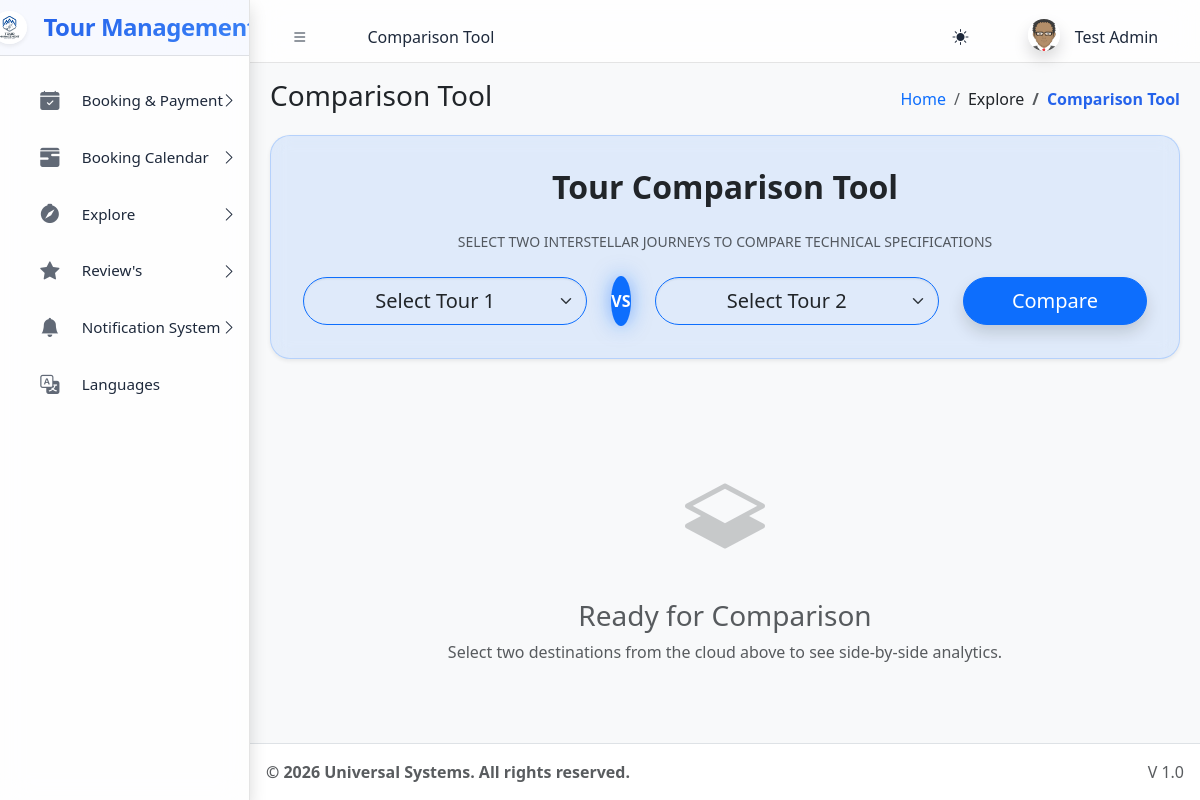
Screenshot of /explore/comparison.php (signed in) with the database file from the repository.
### tables this page shows
CREATE TABLE `sys_pages` (
  `id` int(11) NOT NULL,
  `parent_id` int(11) DEFAULT 0,
  `page_name` varchar(100) NOT NULL,
  `page_url` varchar(255) DEFAULT '#',
  `icon_class` varchar(50) DEFAULT 'bi bi-circle',
  `sort_order` int(11) DEFAULT 0
);

### explore/comparison.php (the view, shortened to what this page needs)
<?php
require_once '../includes/header.php';
$dest1 = null;
$dest2 = null;
?>
<div class="comparison-container">
    <div class="compare-header text-center shadow-sm">
        <h2 class="mb-4 fw-bold">Tour Comparison Tool</h2>
        <p class="text-muted mb-4 text-uppercase small letter-spacing-1">Select two interstellar journeys to compare technical specifications</p>
        <form action="" method="GET" class="selector-box">
            <select name="id1" class="form-select form-select-lg rounded-pill border-primary bg-transparent text-center" style="max-width: 350px;" required>
                <option value="">Select Tour 1</option>
            </select>
            <div class="vs-circle">VS</div>
            <select name="id2" class="form-select form-select-lg rounded-pill border-primary bg-transparent text-center" style="max-width: 350px;" required>
                <option value="">Select Tour 2</option>
            </select>
            <button type="submit" class="btn btn-primary btn-lg rounded-pill px-5 shadow">Compare</button>
        </form>
    </div>
    <?php if ($dest1 && $dest2): ?>
        <div class="comparison-table shadow-lg">
            <table class="table mb-0 w-100">
                <thead>
                    <tr>
                        <th>Specifications</th>
                        <td>
                            <div class="dest-head-card">
                                <img src="<?= htmlspecialchars($dest1['hero_image']) ?>" alt="">
                                <h4 class="fw-bold mb-0 text-primary"><?= htmlspecialchars($dest1['name']) ?></h4>
                                <small class="text-muted"><?= htmlspecialchars($dest1['type']) ?></small>
                            </div>
                        </td>
                        <td>
                            <div class="dest-head-card">
                                <img src="<?= htmlspecialchars($dest2['hero_image']) ?>" alt="">
                                <h4 class="fw-bold mb-0 text-primary"><?= htmlspecialchars($dest2['name']) ?></h4>
                                <small class="text-muted"><?= htmlspecialchars($dest2['type']) ?></small>
                            </div>
                        </td>
                    </tr>
                </thead>
                <tbody>
                    <tr>
                        <th>Category</th>
                        <td><span class="badge bg-secondary"><?= htmlspecialchars($dest1['category']) ?></span></td>
                        <td><span class="badge bg-secondary"><?= htmlspecialchars($dest2['category']) ?></span></td>
                    </tr>
                    <tr>
                        <th>Trip Duration</th>
                        <td class="<?= ($dest1['duration'] != $dest2['duration']) ? 'diff-highlight' : 'val-match' ?>">
                            <?= htmlspecialchars($dest1['duration']) ?>
                        </td>
                        <td class="<?= ($dest1['duration'] != $dest2['duration']) ? 'diff-highlight' : 'val-match' ?>">
                            <?= htmlspecialchars($dest2['duration']) ?>
                        </td>
                    </tr>
                    <tr>
                        <th>Gravity Level</th>
                        <td class="<?= ($dest1['gravity_level'] != $dest2['gravity_level']) ? 'diff-highlight' : 'val-match' ?>">
                            <i class="bi bi-box-arrow-in-down me-2"></i><?= htmlspecialchars($dest1['gravity_level']) ?>
                        </td>
                        <td class="<?= ($dest1['gravity_level'] != $dest2['gravity_level']) ? 'diff-highlight' : 'val-match' ?>">
                            <i class="bi bi-box-arrow-in-down me-2"></i><?= htmlspecialchars($dest2['gravity_level']) ?>
                        </td>
                    </tr>
                    <tr>
                        <th>Adventure Level</th>
                        <td>
                            <?php $badge = ($dest1['intensity'] == 'High') ? 'danger' : (($dest1['intensity'] == 'Medium') ? 'warning' : 'success'); ?>
                            <span class="badge bg-<?= $badge ?>"><?= htmlspecialchars($dest1['intensity']) ?></span>
                        </td>
                        <td>
                            <?php $badge = ($dest2['intensity'] == 'High') ? 'danger' : (($dest2['intensity'] == 'Medium') ? 'warning' : 'success'); ?>
                            <span class="badge bg-<?= $badge ?>"><?= htmlspecialchars($dest2['intensity']) ?></span>
                        </td>
                    </tr>
                    <tr>
                        <th>Standard Cost</th>
                        <td class="h4 fw-bold text-success">
                            <?= htmlspecialchars($dest1['price']) ?>
                        </td>
                        <td class="h4 fw-bold text-success">
                            <?= htmlspecialchars($dest2['price']) ?>
                        </td>
                    </tr>
                    <tr>
                        <th>Activities</th>
                        <td class="small text-muted">
                            <?php foreach(json_decode($dest1['activities']) as $a): ?>
                                <div class="mb-1"><i class="bi bi-check2 text-primary me-2"></i><?= $a ?></div>
                            <?php endforeach; ?>
                        </td>
                        <td class="small text-muted">
                            <?php foreach(json_decode($dest2['activities']) as $a): ?>
                                <div class="mb-1"><i class="bi bi-check2 text-primary me-2"></i><?= $a ?></div>
                            <?php endforeach; ?>
                        </td>
                    </tr>
                </tbody>
            </table>
            <div class="p-5 text-center bg-body-tertiary">
                <div class="row">
                    <div class="col-md-6">
                        <a href="destinations.php" class="btn btn-outline-primary rounded-pill px-4">View Full Spec for <?= $dest1['name'] ?></a>
                    </div>
                    <div class="col-md-6">
                        <a href="destinations.php" class="btn btn-outline-primary rounded-pill px-4">View Full Spec for <?= $dest2['name'] ?></a>
                    </div>
                </div>
            </div>
        </div>
    <?php else: ?>
        <div class="text-center py-5 mt-5">
            <i class="bi bi-layers-half text-muted" style="font-size: 5rem; opacity: 0.3;"></i>
            <h3 class="mt-4 text-muted">Ready for Comparison</h3>
            <p class="text-muted">Select two destinations from the cloud above to see side-by-side analytics.</p>
        </div>
    <?php endif; ?>
</div>
<?php require_once '../includes/footer.php'; ?>

### includes/header.php (shortened to what this page needs)
<?php
require_once __DIR__ . '/../core/session.php';
$base_path = parse_url(BASE_URL, PHP_URL_PATH);
$current_url = substr($_SERVER['SCRIPT_NAME'], strlen($base_path));
$pageStmt = $pdo->prepare("SELECT * FROM sys_pages WHERE page_url LIKE ? LIMIT 1");
$pageStmt->execute(["%$current_url%"]);
$currentPageData = $pageStmt->fetch();
$pageTitle = $currentPageData['page_name'] ?? 'Dashboard';
$pageId = $currentPageData['id'] ?? 0;
$breadcrumbs = [];
if ($currentPageData) {
    $crumbId = $currentPageData['id'];
    while($crumbId != 0) {
        $crumbStmt = $pdo->prepare("SELECT id, parent_id, page_name, page_url FROM sys_pages WHERE id = ?");
        $crumbStmt->execute([$crumbId]);
        $crumb = $crumbStmt->fetch();
        array_unshift($breadcrumbs, $crumb);
        $crumbId = $crumb['parent_id'];
    }
}
?>
<!DOCTYPE html>
<html lang="en"> <head>
    <link rel="stylesheet" href="<?= BASE_URL ?>assets/css/bootstrap.min.css" />
    <link rel="stylesheet" href="<?= BASE_URL ?>assets/css/bootstrap-icons.css" />
    <link rel="stylesheet" href="<?= BASE_URL ?>assets/css/adminlte.min.css" />
</head>
<body class="layout-fixed sidebar-expand-lg bg-body-tertiary">
<div class="app-wrapper">
    <nav class="app-header navbar navbar-expand bg-body">
        <div class="container-fluid">
            <ul class="navbar-nav">
                <li class="nav-item"> <a class="nav-link" data-lte-toggle="sidebar" href="#" role="button"><i class="bi bi-list"></i></a> </li>
                <li class="nav-item d-none d-md-block"> <a href="#" class="nav-link"><?= $pageTitle ?></a> </li>
            </ul>
            <ul class="navbar-nav ms-auto">
                 <li class="nav-item">
                    <button class="btn btn-link nav-link" id="theme-toggle" type="button">
                        <i class="bi bi-sun-fill" id="theme-icon"></i>
                    </button>
                </li>
                <li class="nav-item dropdown user-menu">
                    <a href="#" class="nav-link dropdown-toggle" data-bs-toggle="dropdown">
                        <img src="<?= !empty($_SESSION['avatar']) ? $_SESSION['avatar'] : BASE_URL.'assets/img/avatar.png' ?>" class="user-image rounded-circle shadow" alt="User Image">
                        <span class="d-none d-md-inline ms-1"><?= htmlspecialchars($_SESSION['name']) ?></span>
                    </a>
                </li>
            </ul>
        </div>
    </nav>
    <?php include 'sidebar.php'; ?>
    <main class="app-main">
        <div class="app-content-header">
            <div class="container-fluid">
                <div class="row">
                    <div class="col-sm-6"><h3 class="mb-0"><?= $pageTitle ?></h3></div>
                    <div class="col-sm-6">
                        <ol class="breadcrumb float-sm-end">
                            <li class="breadcrumb-item"><a href="<?= BASE_URL ?>">Home</a></li>
                            <?php foreach($breadcrumbs as $b): ?>
                                <li class="breadcrumb-item <?= ($b['id'] == $pageId) ? 'active' : '' ?>">
                                    <?= htmlspecialchars($b['page_name']) ?>
                                </li>
                            <?php endforeach; ?>
                        </ol>
                    </div>
                </div>
            </div>
        </div>
        <div class="app-content">
            <div class="container-fluid">

### includes/sidebar.php (shortened to what this page needs)
<aside class="app-sidebar shadow">
    <div class="sidebar-brand">
        <a href="<?= BASE_URL ?>index.php" class="brand-link d-flex align-items-center">
            <img src="<?= BASE_URL ?>assets/img/logo.png" alt="Logo" class="brand-image shadow-sm rounded-circle me-2" style="width: 35px; height: 35px; object-fit: cover;">
            <span class="brand-text h4 mb-0 fw-bold">Tour Management</span>
        </a>
    </div>
    <div class="sidebar-wrapper">
        <nav class="mt-2">
            <ul class="nav sidebar-menu flex-column" data-lte-toggle="treeview" role="menu" data-accordion="false">
                <?php
                function buildMenu($pdo, $parentId = 0, $userRole, $currentUrl)
                {
                    $sql = "
                        SELECT p.* FROM sys_pages p
                        JOIN role_access ra ON p.id = ra.page_id
                        WHERE p.parent_id = ? AND ra.role_key = ?
                        ORDER BY p.sort_order ASC
                    ";
                    $stmt = $pdo->prepare($sql);
                    $stmt->execute([$parentId, $userRole]);
                    $items = $stmt->fetchAll();
                    foreach ($items as $item) {
                        $childStmt = $pdo->prepare("SELECT COUNT(*) FROM sys_pages WHERE parent_id = ?");
                        $childStmt->execute([$item['id']]);
                        $hasChildren = $childStmt->fetchColumn() > 0;
                        $isActive = (strpos($currentUrl, $item['page_url']) !== false && $item['page_url'] !== '#');
                        $menuOpen = $isActive ? 'menu-open' : '';
                        $activeClass = $isActive ? 'active' : '';
                        echo '<li class="nav-item ' . $menuOpen . '">';
                        echo '<a href="' . ($hasChildren ? '#' : BASE_URL . $item['page_url']) . '" class="nav-link ' . $activeClass . '">';
                        echo '<i class="nav-icon ' . $item['icon_class'] . '"></i>';
                        echo '<p>' . htmlspecialchars($item['page_name']);
                        echo '</p></a>';
                        if ($hasChildren) {
                            buildMenu($pdo, $item['id'], $userRole, $currentUrl);
                        }
                        echo '</li>';
                    }
                }
                $base_path = parse_url(BASE_URL, PHP_URL_PATH);
                $cur = substr($_SERVER['SCRIPT_NAME'], strlen($base_path));
                buildMenu($pdo, 0, $_SESSION['role'], $cur);
                ?>
            </ul>
        </nav>
    </div>
</aside>

### includes/header.php (style rules this page uses)
:root { --app-primary-blue: #2563eb; --app-primary-blue-rgb: 37, 99, 235; --app-accent-blue: #3b82f6; --app-sidebar-width: 280px; --app-glass-blur: blur(15px) saturate(180%); }
[data-bs-theme="light"] { --app-sidebar-bg: rgba(255, 255, 255, 0.8); --app-sidebar-text: #1e293b; --app-sidebar-text-rgb: 30, 41, 59; --app-sidebar-border: rgba(0, 0, 0, 0.1); --app-nav-active-bg: rgba(37, 99, 235, 0.1); --app-nav-hover-bg: rgba(0, 0, 0, 0.05); --app-header-bg: rgba(255, 255, 255, 0.8); }
.user-image { width: 30px; height: 30px; object-fit: cover; }
.app-header { background: var(--app-header-bg) !important; backdrop-filter: var(--app-glass-blur); -webkit-backdrop-filter: var(--app-glass-blur); border-bottom: 1px solid var(--app-sidebar-border) !important; }
.breadcrumb-item.active { color: var(--app-primary-blue); font-weight: 600; }
body { transition: background-color 0.3s ease, color 0.3s ease; }
body { top: 0px !important; }

### includes/sidebar.php (style rules this page uses)
.app-sidebar { background: var(--app-sidebar-bg) !important; backdrop-filter: var(--app-glass-blur); -webkit-backdrop-filter: var(--app-glass-blur); border-right: 1px solid var(--app-sidebar-border) !important; transition: all 0.4s cubic-bezier(0.4, 0, 0.2, 1); color: var(--app-sidebar-text) !important; }
.sidebar-brand { background: rgba(var(--app-primary-blue-rgb), 0.03) !important; border-bottom: 1px solid var(--app-sidebar-border) !important; padding: 1.5rem 1rem !important; }
.brand-text { font-weight: 700 !important; letter-spacing: -0.5px; background: linear-gradient(135deg, var(--app-primary-blue) 0%, var(--app-accent-blue) 100%); -webkit-background-clip: text; -webkit-text-fill-color: transparent; }
.nav-link { border-radius: 12px !important; margin: 0.2rem 0.8rem !important; padding: 0.8rem 1rem !important; transition: all 0.3s ease !important; border: 1px solid transparent !important; color: var(--app-sidebar-text) !important; }
.nav-icon { font-size: 1.2rem !important; margin-right: 12px !important; transition: transform 0.3s ease; color: var(--app-sidebar-text); opacity: 0.7; }
.sidebar-menu p { font-weight: 500; font-size: 0.95rem; }

### explore/comparison.php (style rules this page uses)
.comparison-container { max-width: 1200px; margin: 0 auto; }
.compare-header { background: rgba(var(--bs-primary-rgb), 0.1); padding: 2rem; border-radius: 20px; margin-bottom: 3rem; border: 1px solid rgba(var(--bs-primary-rgb), 0.2); backdrop-filter: blur(10px); }
.selector-box { display: flex; gap: 1.5rem; align-items: center; justify-content: center; }
.vs-circle { width: 50px; height: 50px; background: var(--bs-primary); color: #fff; border-radius: 50%; display: flex; align-items: center; justify-content: center; font-weight: 800; box-shadow: 0 0 20px rgba(var(--bs-primary-rgb), 0.5); }

### rows the page displays
sys_pages: page_name "Comparison Tool"
sys_pages: page_name "Booking & Payment"
sys_pages: page_name "Booking Calendar"
sys_pages: page_name "Explore"
sys_pages: page_name "Review's"
sys_pages: page_name "Notification System"
sys_pages: page_name "Languages"

### other values shown
$_SESSION['name'] "Test Admin"
$settings['footer_text'] "© 2026 Universal Systems. All rights reserved."
